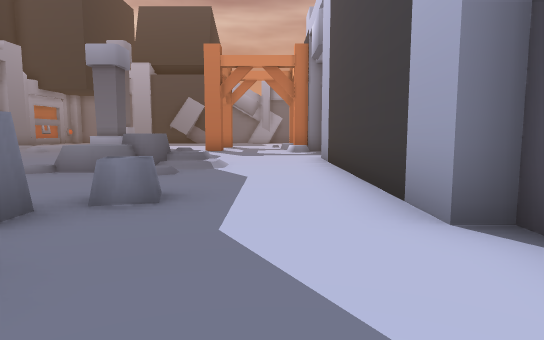
view 1 (above)

20 first-person views from a walk through a Unity game level. The camera is 1.4 m above the floor, tilts 6° down and sees 75° across. The floor is counted in squares, 2 m on a side. Each view is taken from the middle of a square. On the plan, view 1 faces up. The plan holds only what a view shows up to about 11 squares ahead; the rest is blank. The place goes on beyond the plan. The player character is not drawn.

view 2
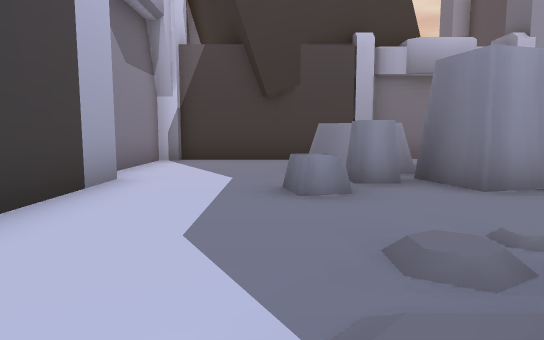

view 3
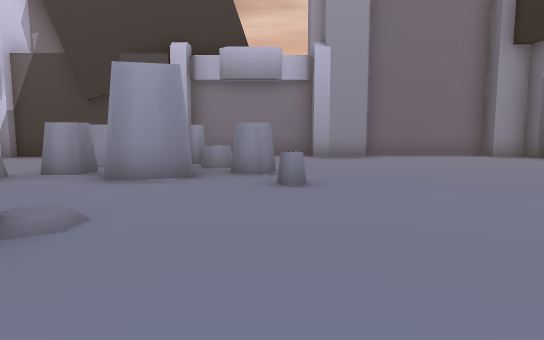

view 4
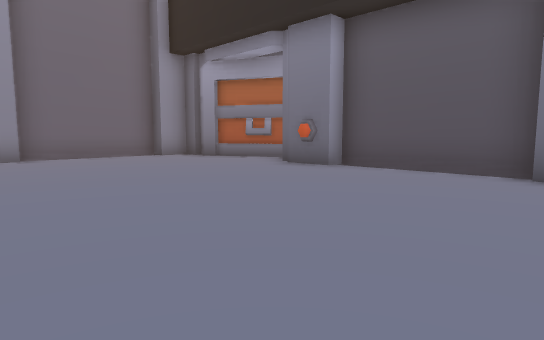

view 5
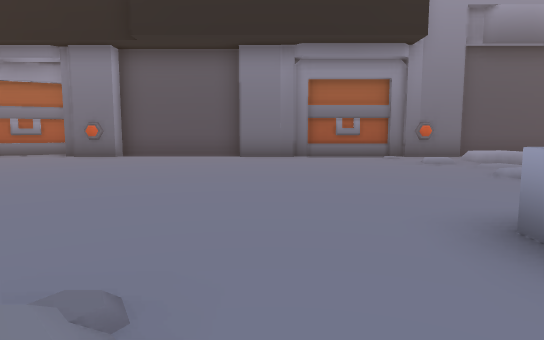

view 6
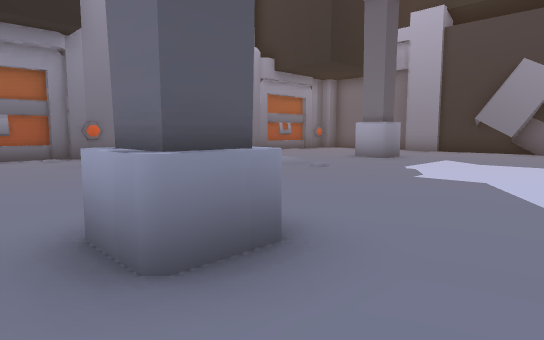

view 7
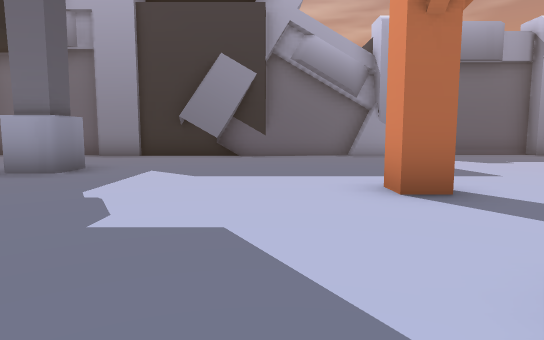

view 8
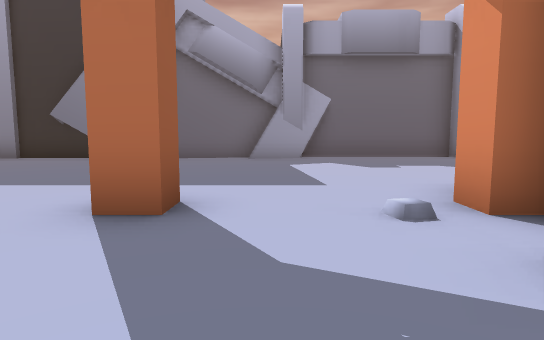

view 9
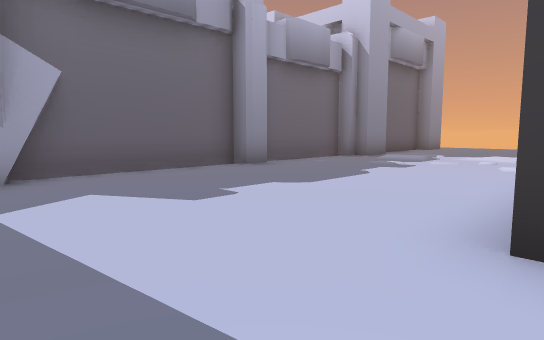

view 10
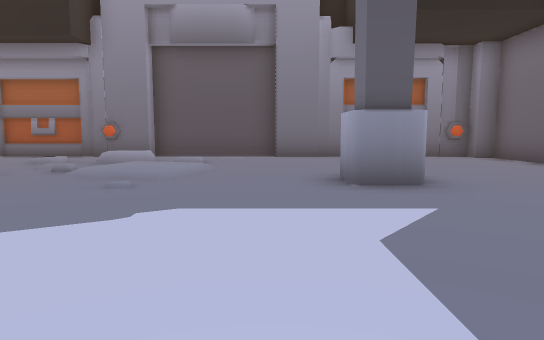

view 11
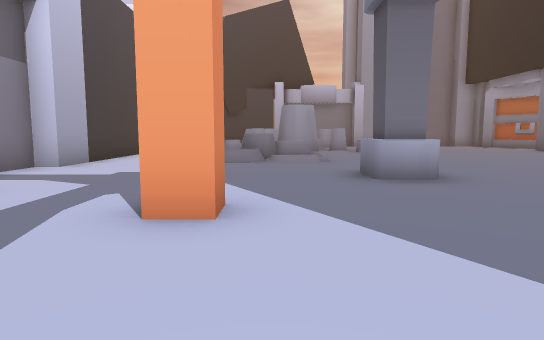

view 12
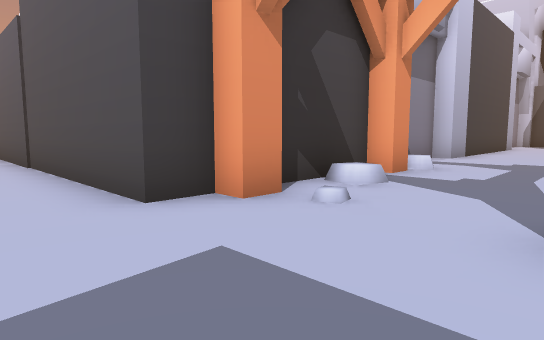

view 13
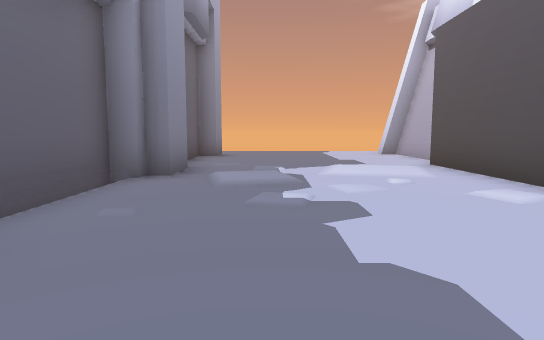

view 14
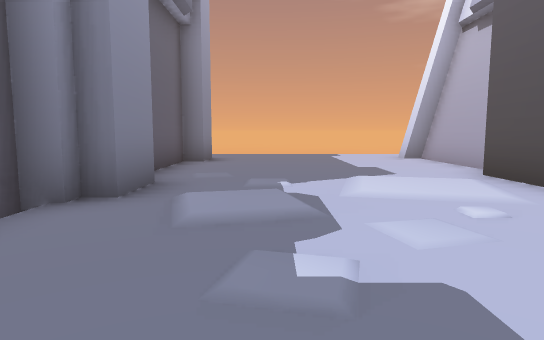

view 15
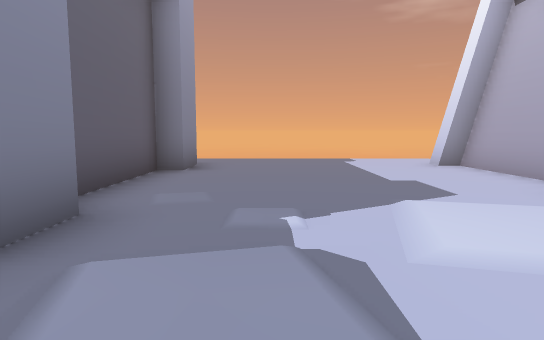

view 16
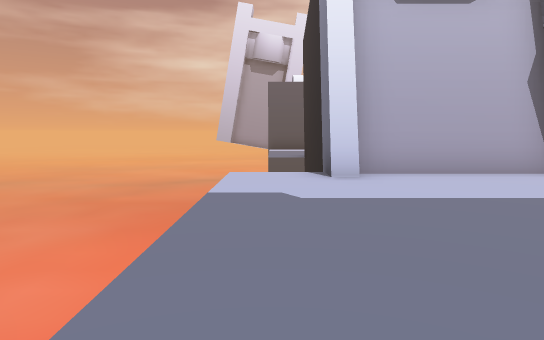

view 17
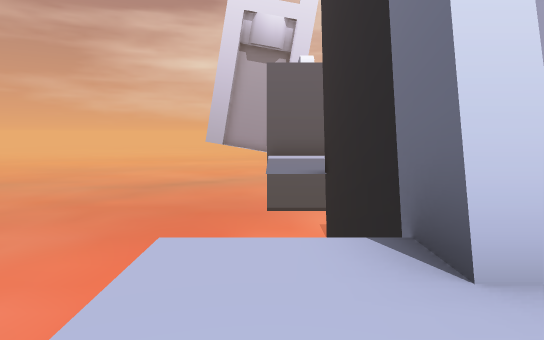

view 18
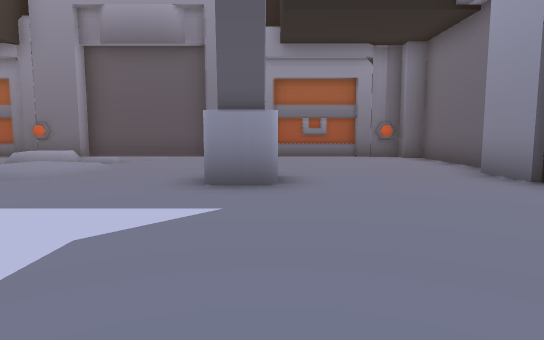

view 19
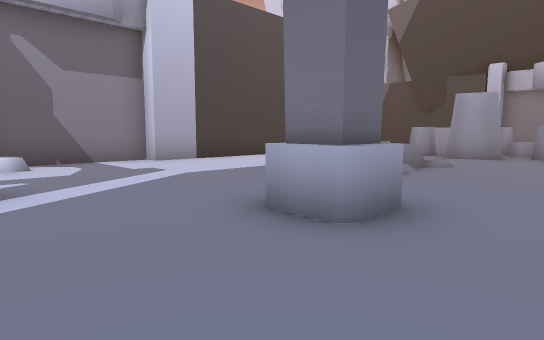

view 20
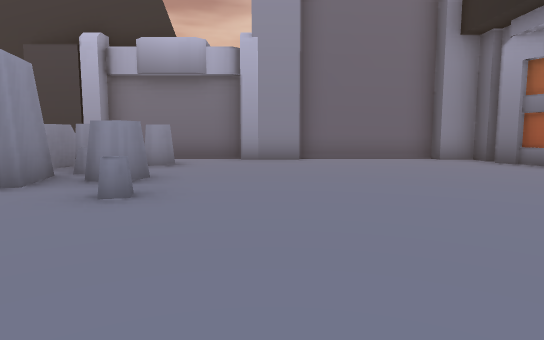

### Floor plan
Key: @ floor where view 1 was taken; # wall or solid block; x gap in a wall; . main floor; : floor 0.25 m higher than the main floor; / step, stairs or slope; = window, fence, low wall or low ledge; ^ raised ledge; v drop or lower ground; O other object.
Columns run from 15 left of view 1 to 17 right of it. Each row starts with its distance up from view 1.
 25               ###########
 24   ##############....////######..
 23   O....................//.......v
 22  #.....................//.......v
 21  #..............................v
 20  #.....#........................v
 19  #..............................v
 18  #...............##############.v
 17  #././.......#..##            #
 16  #..//:.........#             #
 15  #.:///.........#             #
 14  #.://.......#..O             #v
 13  #O.:...........##            .v
 12  ##..............#            .v
 11  #........O......#            .v
 10  #...............#            .v
  9  #...............#           ###
  8  #........./OO/..#
  7  #.........OO//..#
  6  #.........///...#
  5  #...............#
  4  #O......=....=..#
  3 ##.......x.###=..#
  2 #........#^##....#
  1 ##........ ###...#
  0  #........ .##.@.#
 -1  ##........  #...#
 -2   ################

Positions as (right, up) in squares from view 1, and headings:
1: (0, 0), facing up
2: (-1, 8), facing down
3: (-6, 9), facing down
4: (-7, 9), facing down-left
5: (-3, 9), facing left
6: (-3, 10), facing up-left
7: (-4, 13), facing up
8: (-1, 14), facing up
9: (-1, 18), facing up-right
10: (-3, 18), facing left
11: (-3, 17), facing down
12: (-2, 20), facing down-right
13: (3, 22), facing right
14: (5, 22), facing right
15: (7, 22), facing right
16: (16, 24), facing down
17: (16, 20), facing down
18: (-3, 20), facing left
19: (-7, 14), facing down-right
20: (-8, 8), facing down
